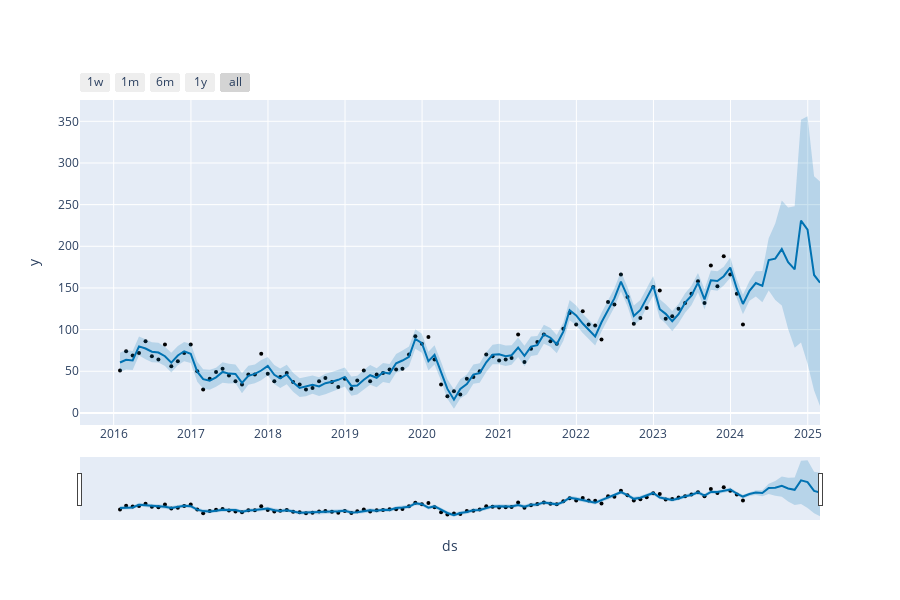
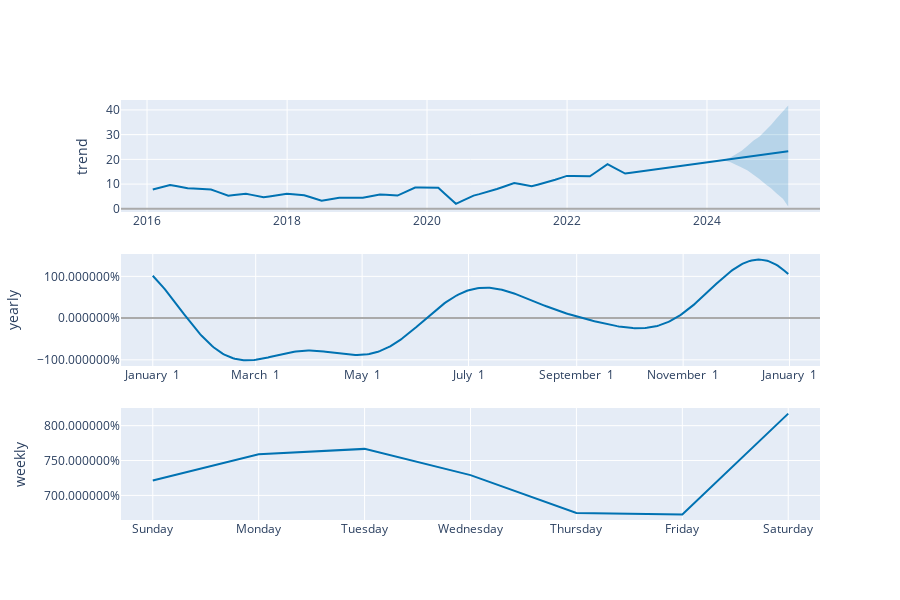

Source (notebook cell) for these figures, in order:
### Code cell
#Forecast zip code 22201
fig_forecast, fig_components = prophet_forecast(df, 
                                                # autoregressive_weight=0.5, 
                                                best_params,
                                                zip_code='22201',
                                                crime=2,
                                                periods=12)

# Display the forecast plot
# display(fig_forecast)
fig_forecast

# Display the forecast components plot
# display(fig_components)
fig_components
